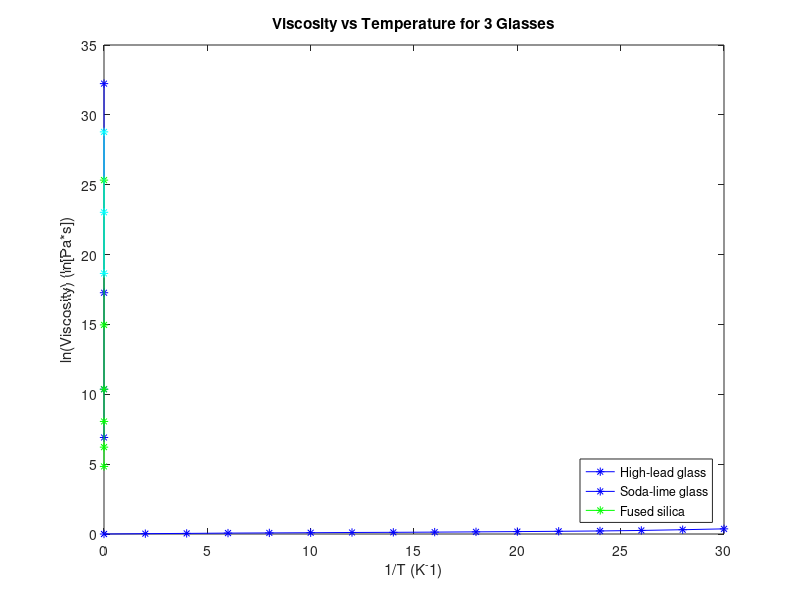

This figure's MATLAB source:
% MAE 160 HW 3 

% Problem 3
min = 0:2:30
strain = [0;.025;.043;.065;.078;.092;.109;.120;
    .135;.153;.172;.193;.218;.255;.307;.368];
figure
plot(min,strain,'b-*')
title('Strain vs Time for Al Alloy at 400C')
xlabel('Time (minutes)')
ylabel('Strain')



% Problem 6

%x = 1/T; 
%y = ln(viscosity)

visHigh = [log(1e14);log(31622776.6);log(31622.7766);log(1000)];
tempHigh = [1/(273+400);1/(273+600);1/(273+800);1/(273+1000)];
hold on
plot(tempHigh,visHigh,'b-*')
visSoda = [log(1e11);log(3162277.66);log(31622.7766);log(3152.27766);log(501.19);log(125.9)];
tempSoda = [1/(600+273);1/(273+800);1/(273+1000);1/(273+1200);1/(273+1400);1/(273+1600)];
plot(tempSoda,visSoda,'g-*')
visSilica = [log(3.16e12);log(1e10);log(12.59e7)];
tempSilica = [1/(273+1200);1/(273+1400);1/(273+1600)];
plot(tempSilica,visSilica,'c-*')
title('Viscosity vs Temperature for 3 Glasses')
xlabel('1/T (K^-1)')
ylabel('ln(Viscosity) (ln[Pa*s])')
legend('High-lead glass','Soda-lime glass','Fused silica','Location','southeast')




